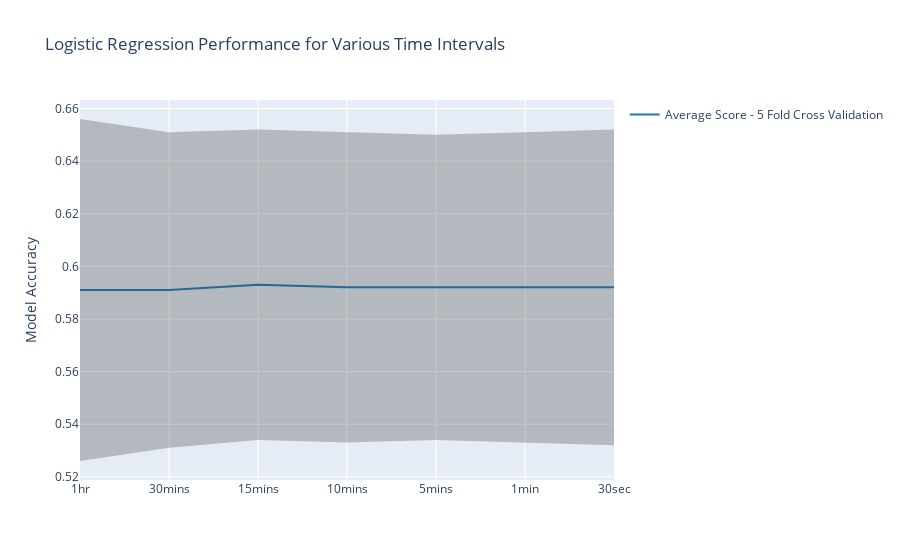

The notebook cell saved with this chart:
### Code cell
see_freq_perf()

### Figure 1 — Plotly figure (JSON) as saved in the notebook; plotly's stock layout.template omitted (floating-point values rounded to 4 significant figures)
{"data": [{"line": {"color": "rgb(31, 119, 180)"}, "mode": "lines", "name": "Average Score - 5 Fold Cross Validation", "type": "scatter", "x": ["1hr", "30mins", "15mins", "10mins", "5mins", "1min", "30sec"], "y": [0.591, 0.591, 0.593, 0.592, 0.592, 0.592, 0.592]}, {"line": {"width": 0}, "marker": {"color": "#444"}, "mode": "lines", "name": "Upper Bound", "showlegend": false, "type": "scatter", "x": ["1hr", "30mins", "15mins", "10mins", "5mins", "1min", "30sec"], "y": [0.656, 0.651, 0.652, 0.651, 0.65, 0.651, 0.652]}, {"fill": "tonexty", "fillcolor": "rgba(68, 68, 68, 0.3)", "line": {"width": 0}, "marker": {"color": "#444"}, "mode": "lines", "name": "Lower Bound", "showlegend": false, "type": "scatter", "x": ["1hr", "30mins", "15mins", "10mins", "5mins", "1min", "30sec"], "y": [0.526, 0.531, 0.534, 0.533, 0.534, 0.533, 0.532]}], "layout": {"hovermode": "x", "title": {"text": "Logistic Regression Performance for Various Time Intervals"}, "yaxis": {"title": {"text": "Model Accuracy"}}}}
